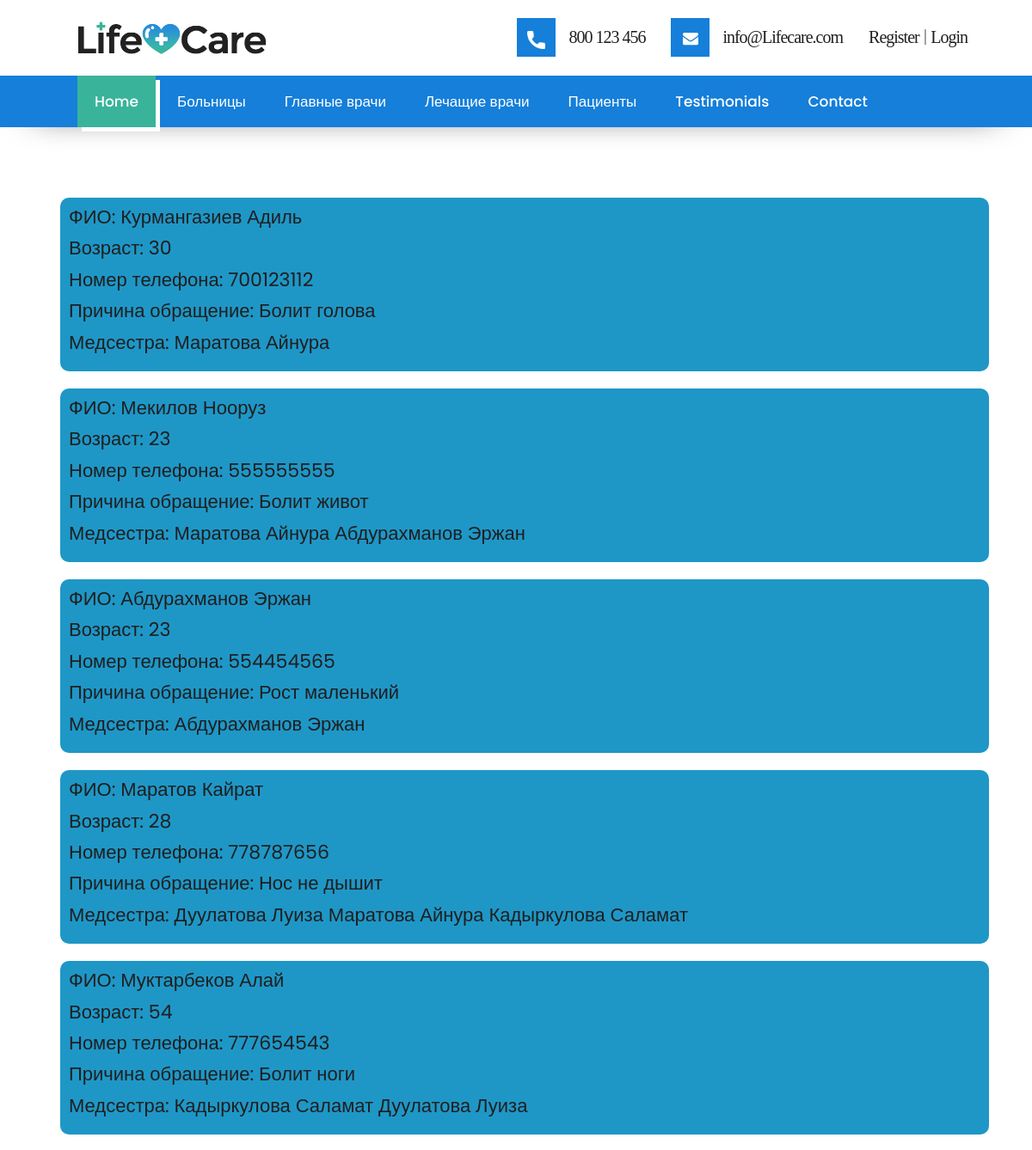
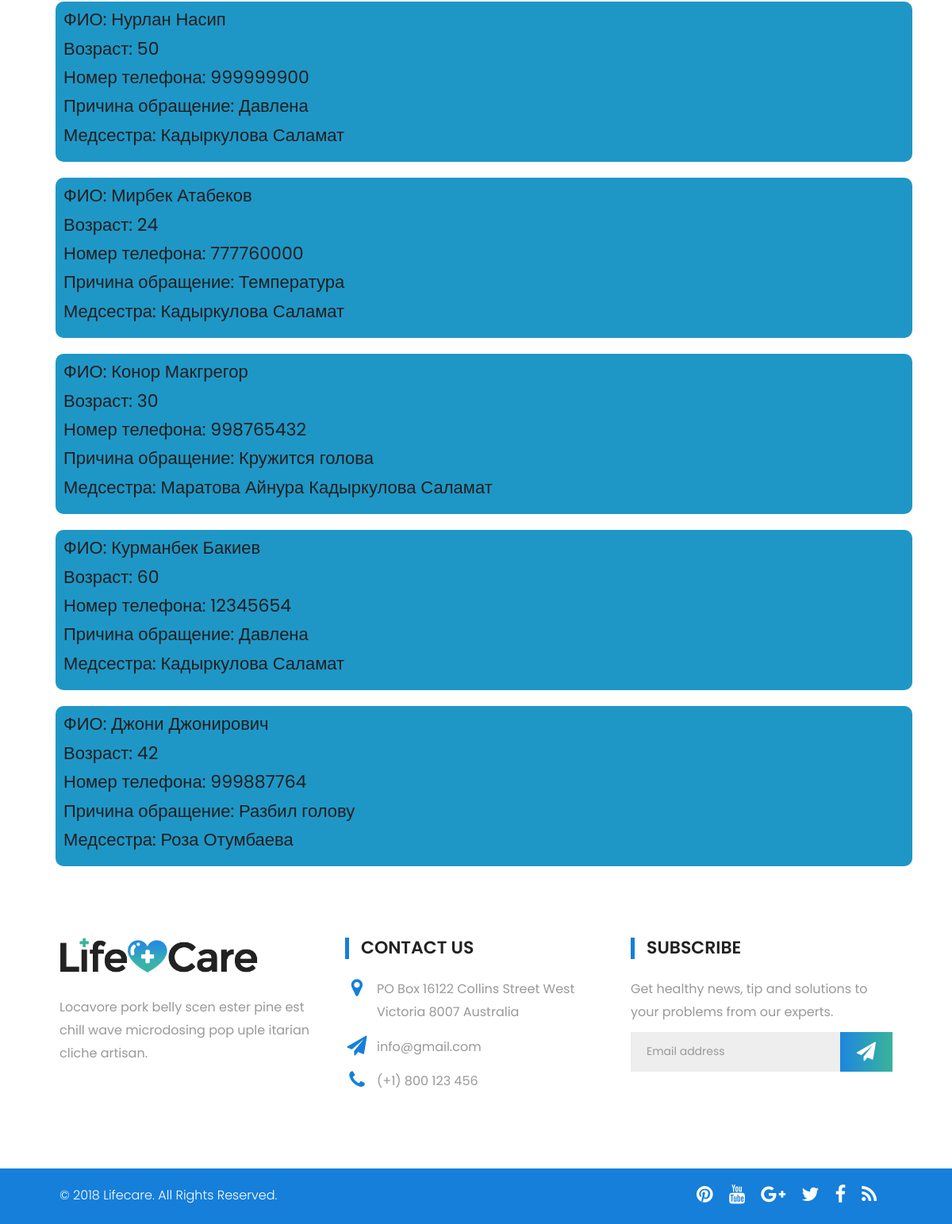
Page /patient on the committed database (2 pictures, top to bottom).
### mysite/models.py (models this page shows, shortened)
class Patient(models.Model):
    fio = models.CharField(max_length=255, verbose_name='ФИО')
    pin_passport = models.IntegerField(verbose_name='ПИН КОД паспорта')
    age = models.IntegerField(verbose_name='Возраст')
    number = models.IntegerField(verbose_name='Номер телефона')
    problem = models.TextField(verbose_name='Причина обращения в больницу')

class Nurse(models.Model):
    fio = models.CharField(max_length=255, verbose_name='ФИО')
    pin_passport = models.IntegerField(verbose_name='ПИН КОД паспорта')
    age = models.IntegerField(verbose_name='Возраст')
    number = models.IntegerField(verbose_name='Номер телефона')
    patient = models.ManyToManyField('Patient')

### mysite/views.py (the view)
# urls.py: path('patient', patient, name='patient'),
def patient(request):
    patients = Patient.objects.all()
    context = {'patients': patients}
    return render(request, 'patient.html', context=context)

### mysite/templates/patient.html
{% extends 'base.html' %}
{% load static %}
{% block content %}
<div class="container" style="margin-top: 200px;">
    <div class="row" style="margin-top: 20px;">
        {% for i in patients %}
        <div class="col-md-12 col-sm-12"  style="background: rgb(30, 151, 199); padding: 10px; border-radius: 10px; margin: 10px">
            <h2>ФИО: {{ i.fio }}</h2>
            <h2>Возраст: {{ i.age }}</h2>
            <h2>Номер телефона: {{ i.number }}</h2>
            <h2>Причина обращение: {{ i.problem }}</h2>
            <h2>Медсестра:
                {% for j in i.nurse_set.all  %}
                    {{ j.fio }}
                {% endfor %}
            </h2>
        </div>
        {% endfor %}
    </div>
</div>
{% endblock %}

### mysite/static/css/style.css (style rules this page uses)
body { color: #999; font-size: 15px; font-family: 'Source Sans Pro', sans-serif; line-height: 1.80857; }
h1, h2, h3, h4, h5, h6 { letter-spacing: 0; font-weight: normal; position: relative; padding: 0 0 10px 0; font-weight: normal; line-height: 120% !important; color: #1f1f1f; margin: 0 }
h2 { font-size: 22px }

### mysite/static/css/versions.css (style rules this page uses)
body.clinic_version { font-family: 'Roboto', sans-serif; }

### mysite/static/css/responsive.css (style rules this page uses)
@media (max-width: 1200px) { .container { width: 90%; } }

### mysite/static/css/custom.css (style rules this page uses)
* { font-family: 'Poppins', sans-serif; }
h1,h2,h3,h4,h5,h6 { font-family: 'Poppins', sans-serif; }

### rows in the picture
Patient: fio "Курмангазиев Адиль", age "30", number "700123112", problem "Болит голова"
Nurse: fio "Маратова Айнура"
Patient: fio "Мекилов Нооруз", age "23", number "555555555", problem "Болит живот"
Nurse: fio "Абдурахманов Эржан"
Patient: fio "Абдурахманов Эржан", age "23", number "554454565", problem "Рост маленький"
Patient: fio "Маратов Кайрат", age "28", number "778787656", problem "Нос не дышит"
Nurse: fio "Дуулатова Луиза"
Nurse: fio "Кадыркулова Саламат"
Patient: fio "Муктарбеков Алай", age "54", number "777654543", problem "Болит ноги"
Patient: fio "Нурлан Насип", age "50", number "999999900", problem "Давлена"
Patient: fio "Мирбек Атабеков", age "24", number "777760000", problem "Температура"
Patient: fio "Конор Макгрегор", age "30", number "998765432", problem "Кружится голова"
Patient: fio "Курманбек Бакиев", age "60", number "12345654", problem "Давлена"
Patient: fio "Джони Джонирович", age "42", number "999887764", problem "Разбил голову"
Nurse: fio "Роза Отумбаева"
